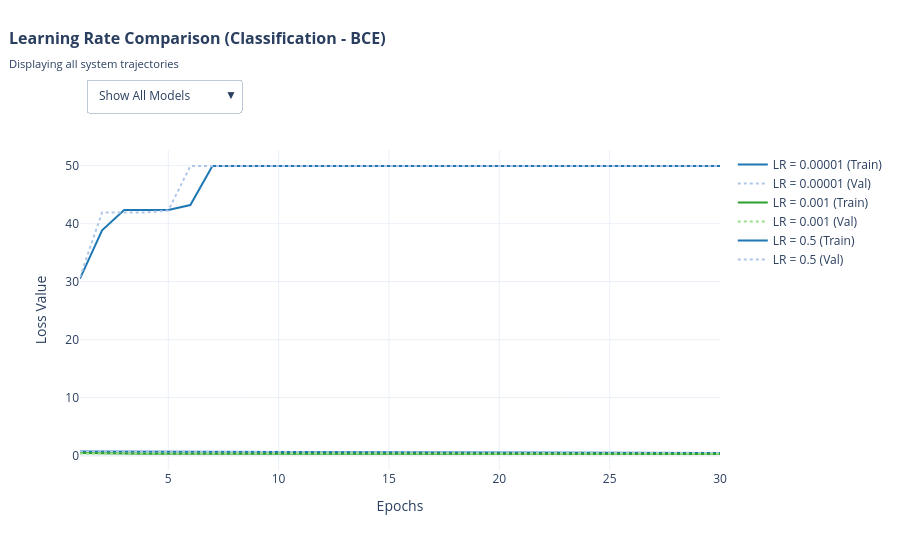

Notebook cell for this chart:
### Code cell
# BLOCK: Trying learning rate variations (Classification)
print("--- Experiment: Extreme Learning Rate Variations (Classification with Adam) ---")

# 1. Learning Rate: Truly Too Small (1e-5)
print("Training with LR = 0.00001 (Too Small)...")
lr_small_cls, hist_small_cls = build_and_train_mlp(
    X_train_t, y_train_cls, X_valid_t, y_valid_cls,
    optimizer_cls=optim.Adam, lr=0.00001, epochs=30,
    criterion=nn.BCELoss(), output_activation=nn.Sigmoid()
)
lr_small_cls.eval()
with torch.no_grad():
    preds_small = lr_small_cls(X_test_t.to(device))
    test_loss_small_cls = nn.BCELoss()(preds_small, y_test_cls.to(device)).item()
    test_acc_small = ((preds_small > 0.5).float() == y_test_cls.to(device)).float().mean().item()

# 2. Learning Rate: Good/Baseline (0.001)
print("\nTraining with LR = 0.001 (Baseline)...")
lr_good_cls, hist_good_cls = build_and_train_mlp(
    X_train_t, y_train_cls, X_valid_t, y_valid_cls,
    optimizer_cls=optim.Adam, lr=0.001, epochs=30,
    criterion=nn.BCELoss(), output_activation=nn.Sigmoid()
)
lr_good_cls.eval()
with torch.no_grad():
    preds_good = lr_good_cls(X_test_t.to(device))
    test_loss_good_cls = nn.BCELoss()(preds_good, y_test_cls.to(device)).item()
    test_acc_good = ((preds_good > 0.5).float() == y_test_cls.to(device)).float().mean().item()

# 3. Learning Rate: Truly Too Large (0.5)
print("\nTraining with LR = 0.5 (Too Large)...")
lr_large_cls, hist_large_cls = build_and_train_mlp(
    X_train_t, y_train_cls, X_valid_t, y_valid_cls,
    optimizer_cls=optim.Adam, lr=0.5, epochs=30,
    criterion=nn.BCELoss(), output_activation=nn.Sigmoid()
)
lr_large_cls.eval()
with torch.no_grad():
    preds_large = lr_large_cls(X_test_t.to(device))
    test_loss_large_cls = nn.BCELoss()(preds_large, y_test_cls.to(device)).item()
    test_acc_large = ((preds_large > 0.5).float() == y_test_cls.to(device)).float().mean().item()

# --- Visualization & Comparison ---
lr_cls_experiments = {
    'LR = 0.00001': {'history': hist_small_cls, 'test_loss': test_loss_small_cls, 'test_metric': test_acc_small},
    'LR = 0.001': {'history': hist_good_cls, 'test_loss': test_loss_good_cls, 'test_metric': test_acc_good},
    'LR = 0.5': {'history': hist_large_cls, 'test_loss': test_loss_large_cls, 'test_metric': test_acc_large}
}

create_dynamic_evaluation_plot("Learning Rate Comparison (Classification - BCE)", lr_cls_experiments)

print("\n--- Final Classification Test Metrics ---")
print(f"LR 0.00001 - Loss: {test_loss_small_cls:.4f} | Acc: {test_acc_small*100:.2f}%")
print(f"LR 0.001   - Loss: {test_loss_good_cls:.4f} | Acc: {test_acc_good*100:.2f}%")
print(f"LR 0.5     - Loss: {test_loss_large_cls:.4f} | Acc: {test_acc_large*100:.2f}%")

### Figure 1 — Plotly figure (JSON) as saved in the notebook; plotly's stock layout.template omitted (floating-point values rounded to 4 significant figures)
{"data": [{"line": {"color": "#1f77b4", "width": 2}, "mode": "lines", "name": "LR = 0.00001 (Train)", "type": "scatter", "x": [1, 2, 3, 4, 5, 6, 7, 8, 9, 10, 11, 12, 13, 14, 15, 16, 17, 18, 19, 20, 21, 22, 23, 24, 25, 26, 27, 28, 29, 30], "y": [0.6884, 0.6812, 0.6739, 0.6661, 0.6578, 0.6488, 0.6389, 0.6283, 0.6171, 0.6054, 0.5937, 0.5819, 0.5702, 0.5589, 0.5479, 0.5375, 0.5277, 0.5184, 0.5097, 0.5017, 0.4942, 0.4874, 0.4811, 0.4752, 0.4699, 0.465, 0.4605, 0.4563, 0.4524, 0.4489]}, {"line": {"color": "#aec7e8", "dash": "dot", "width": 2}, "mode": "lines", "name": "LR = 0.00001 (Val)", "type": "scatter", "x": [1, 2, 3, 4, 5, 6, 7, 8, 9, 10, 11, 12, 13, 14, 15, 16, 17, 18, 19, 20, 21, 22, 23, 24, 25, 26, 27, 28, 29, 30], "y": [0.6852, 0.6778, 0.67, 0.6619, 0.6531, 0.6436, 0.6331, 0.6221, 0.6104, 0.5985, 0.5864, 0.5744, 0.5627, 0.5513, 0.5404, 0.5301, 0.5203, 0.5112, 0.5026, 0.4947, 0.4873, 0.4806, 0.4744, 0.4686, 0.4633, 0.4585, 0.4541, 0.4499, 0.4461, 0.4425]}, {"line": {"color": "#2ca02c", "width": 2}, "mode": "lines", "name": "LR = 0.001 (Train)", "type": "scatter", "x": [1, 2, 3, 4, 5, 6, 7, 8, 9, 10, 11, 12, 13, 14, 15, 16, 17, 18, 19, 20, 21, 22, 23, 24, 25, 26, 27, 28, 29, 30], "y": [0.4524, 0.3552, 0.3427, 0.3346, 0.3291, 0.3257, 0.3219, 0.317, 0.3156, 0.3103, 0.3045, 0.3022, 0.3069, 0.3027, 0.3003, 0.2981, 0.2988, 0.295, 0.293, 0.2931, 0.2899, 0.2896, 0.2881, 0.2871, 0.2869, 0.2823, 0.2769, 0.2817, 0.2815, 0.2794]}, {"line": {"color": "#98df8a", "dash": "dot", "width": 2}, "mode": "lines", "name": "LR = 0.001 (Val)", "type": "scatter", "x": [1, 2, 3, 4, 5, 6, 7, 8, 9, 10, 11, 12, 13, 14, 15, 16, 17, 18, 19, 20, 21, 22, 23, 24, 25, 26, 27, 28, 29, 30], "y": [0.3729, 0.3681, 0.3578, 0.3504, 0.3463, 0.3387, 0.3329, 0.3316, 0.3233, 0.3191, 0.3145, 0.3098, 0.3296, 0.3289, 0.3326, 0.335, 0.3263, 0.3244, 0.3305, 0.3247, 0.325, 0.3222, 0.3281, 0.3269, 0.31, 0.3023, 0.3232, 0.3263, 0.3201, 0.3202]}, {"line": {"color": "#1f77b4", "width": 2}, "mode": "lines", "name": "LR = 0.5 (Train)", "type": "scatter", "x": [1, 2, 3, 4, 5, 6, 7, 8, 9, 10, 11, 12, 13, 14, 15, 16, 17, 18, 19, 20, 21, 22, 23, 24, 25, 26, 27, 28, 29, 30], "y": [30.54, 38.86, 42.34, 42.34, 42.37, 43.21, 49.94, 49.94, 49.94, 49.94, 49.94, 49.94, 49.94, 49.94, 49.94, 49.94, 49.94, 49.94, 49.94, 49.94, 49.94, 49.94, 49.94, 49.94, 49.94, 49.94, 49.94, 49.94, 49.94, 49.94]}, {"line": {"color": "#aec7e8", "dash": "dot", "width": 2}, "mode": "lines", "name": "LR = 0.5 (Val)", "type": "scatter", "x": [1, 2, 3, 4, 5, 6, 7, 8, 9, 10, 11, 12, 13, 14, 15, 16, 17, 18, 19, 20, 21, 22, 23, 24, 25, 26, 27, 28, 29, 30], "y": [30.77, 41.94, 41.94, 41.94, 42.26, 49.93, 49.93, 49.93, 49.93, 49.93, 49.93, 49.93, 49.93, 49.93, 49.93, 49.93, 49.93, 49.93, 49.93, 49.93, 49.93, 49.93, 49.93, 49.93, 49.93, 49.93, 49.93, 49.93, 49.93, 49.93]}], "layout": {"height": 550, "margin": {"t": 150}, "title": {"font": {"size": 16}, "text": "<b>Learning Rate Comparison (Classification - BCE)</b><br><sub>Displaying all system trajectories</sub>", "x": 0.01, "xanchor": "left", "y": 0.92, "yanchor": "top"}, "updatemenus": [{"buttons": [{"args": [{"visible": [true, true, true, true, true, true]}, {"title": "<b>Learning Rate Comparison (Classification - BCE)</b><br><sub>Displaying all system trajectories</sub>"}], "label": "Show All Models", "method": "update"}, {"args": [{"visible": [true, true, false, false, false, false]}, {"title": "<b>Learning Rate Comparison (Classification - BCE)</b><br><sub>Isolating: LR = 0.00001 | Test Loss: 0.4485 | Test Acc: 79.48%</sub>"}], "label": "Isolate: LR = 0.00001", "method": "update"}, {"args": [{"visible": [false, false, true, true, false, false]}, {"title": "<b>Learning Rate Comparison (Classification - BCE)</b><br><sub>Isolating: LR = 0.001 | Test Loss: 0.3047 | Test Acc: 86.92%</sub>"}], "label": "Isolate: LR = 0.001", "method": "update"}, {"args": [{"visible": [false, false, false, false, true, true]}, {"title": "<b>Learning Rate Comparison (Classification - BCE)</b><br><sub>Isolating: LR = 0.5 | Test Loss: 50.3149 | Test Acc: 49.69%</sub>"}], "label": "Isolate: LR = 0.5", "method": "update"}], "direction": "down", "showactive": true, "x": 0.01, "xanchor": "left", "y": 1.12, "yanchor": "bottom"}], "xaxis": {"title": {"text": "Epochs"}}, "yaxis": {"title": {"text": "Loss Value"}}}}
